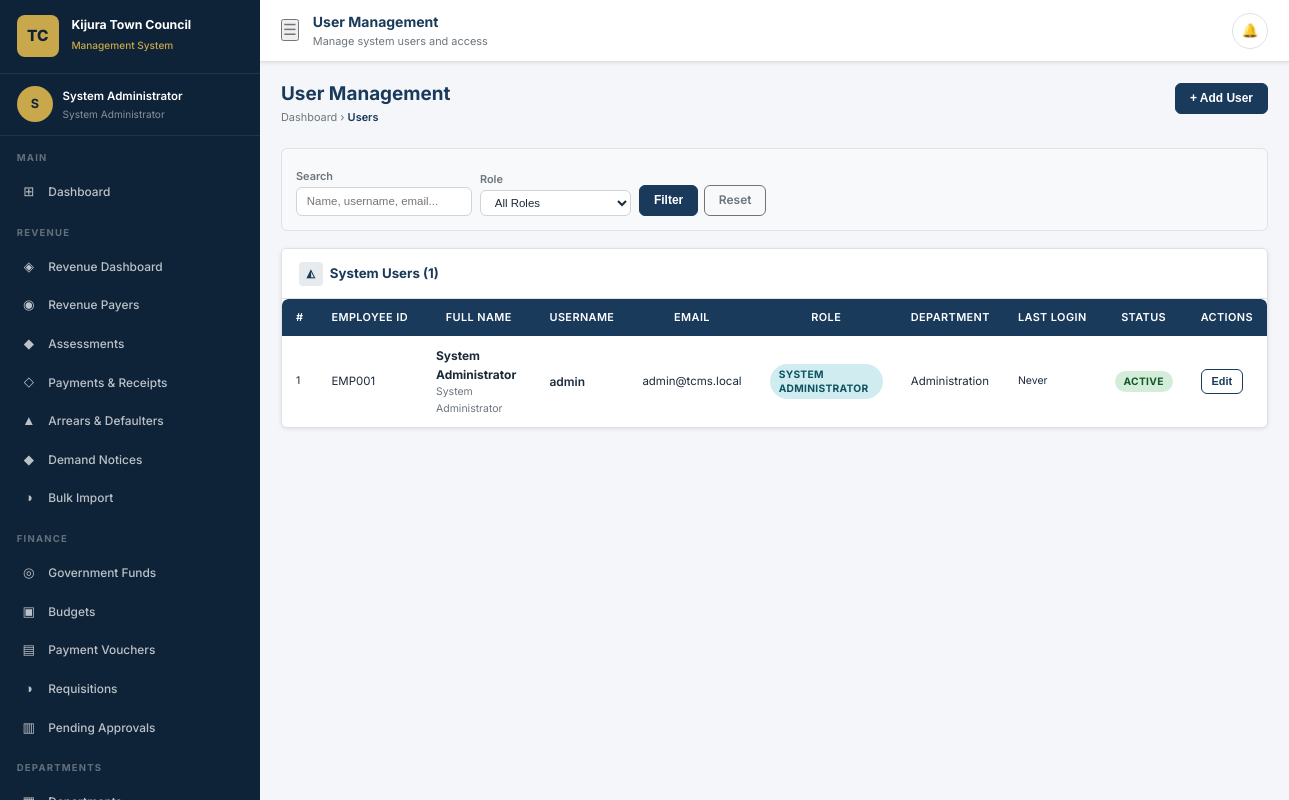
The page /modules/admin/users.php (signed in) on the database its author committed.
### tables this page shows
CREATE TABLE IF NOT EXISTS users (
    id INT AUTO_INCREMENT PRIMARY KEY,
    employee_id VARCHAR(50) UNIQUE,
    username VARCHAR(100) NOT NULL UNIQUE,
    email VARCHAR(200) NOT NULL UNIQUE,
    password_hash VARCHAR(255) NOT NULL,
    full_name VARCHAR(200) NOT NULL,
    phone VARCHAR(20),
    role_id INT NOT NULL,
    department_id INT,
    designation VARCHAR(150),
    is_active TINYINT(1) DEFAULT 1,
    must_change_password TINYINT(1) DEFAULT 0,
    last_login TIMESTAMP NULL,
    login_attempts INT DEFAULT 0,
    locked_until TIMESTAMP NULL,
    two_fa_enabled TINYINT(1) DEFAULT 0,
    two_fa_secret VARCHAR(100),
    profile_photo VARCHAR(255),
    created_by INT,
    created_at TIMESTAMP DEFAULT CURRENT_TIMESTAMP,
    updated_at TIMESTAMP DEFAULT CURRENT_TIMESTAMP ON UPDATE CURRENT_TIMESTAMP,
    FOREIGN KEY (role_id) REFERENCES roles(id),
    FOREIGN KEY (department_id) REFERENCES departments(id)
);

CREATE TABLE IF NOT EXISTS roles (
    id INT AUTO_INCREMENT PRIMARY KEY,
    name VARCHAR(100) NOT NULL UNIQUE,
    slug VARCHAR(100) NOT NULL UNIQUE,
    description TEXT,
    created_at TIMESTAMP DEFAULT CURRENT_TIMESTAMP
);

CREATE TABLE IF NOT EXISTS departments (
    id INT AUTO_INCREMENT PRIMARY KEY,
    dept_code VARCHAR(20) NOT NULL UNIQUE,
    name VARCHAR(200) NOT NULL,
    description TEXT,
    head_user_id INT,
    is_active TINYINT(1) DEFAULT 1,
    created_at TIMESTAMP DEFAULT CURRENT_TIMESTAMP,
    updated_at TIMESTAMP DEFAULT CURRENT_TIMESTAMP ON UPDATE CURRENT_TIMESTAMP
);

### modules/admin/users.php (the view, shortened to what the rows shown need)
<?php
require_once __DIR__ . '/../../includes/layout.php';
$user = getCurrentUser();
$db   = getDB();
$page    = max(1,(int)($_GET['page'] ?? 1));
$where = ['1=1']; $params = [];
$wSQL = implode(' AND ',$where);
$cnt = $db->prepare("SELECT COUNT(*) FROM users u WHERE $wSQL"); $cnt->execute($params); $total=(int)$cnt->fetchColumn();
$pg  = paginate($total,$page);
$rows = $db->prepare("SELECT u.*, r.name AS role_name, d.name AS dept_name FROM users u JOIN roles r ON u.role_id=r.id LEFT JOIN departments d ON u.department_id=d.id WHERE $wSQL ORDER BY u.full_name LIMIT {$pg['per_page']} OFFSET {$pg['offset']}");
$rows->execute($params); $users = $rows->fetchAll();
renderHead('User Management');
echo '<body><div class="app-wrapper">';
renderSidebar($user);
echo '<div class="main-content">';
renderPageStart('User Management','', [
    ['url'=>APP_URL.'/dashboard.php','label'=>'Dashboard'],
    ['url'=>'#','label'=>'Users']
]);
renderPageActions('<button class="btn btn-primary" data-modal="addUserModal">+ Add User</button>');
?>
<div class="card">
  <div class="card-body p-0">
    <?php if ($users): ?>
    <div class="table-wrapper">
      <table class="tcms-table">
        <thead><tr><th>#</th><th>Employee ID</th><th>Full Name</th><th>Username</th><th>Email</th><th>Role</th><th>Department</th><th>Last Login</th><th>Status</th><th>Actions</th></tr></thead>
        <tbody>
        <?php foreach ($users as $i => $u): ?>
        <tr>
          <td class="fs-xs text-muted"><?=$pg['offset']+$i+1?></td>
          <td class="fs-sm"><?=htmlspecialchars($u['employee_id']??'—')?></td>
          <td>
            <div class="fw-700"><?=htmlspecialchars($u['full_name'])?></div>
            <div class="fs-xs text-muted"><?=htmlspecialchars($u['designation']??'')?></div>
          </td>
          <td class="fw-600 text-primary"><?=htmlspecialchars($u['username'])?></td>
          <td class="fs-sm"><?=htmlspecialchars($u['email'])?></td>
          <td><span class="badge badge-info"><?=htmlspecialchars($u['role_name'])?></span></td>
          <td class="fs-sm"><?=htmlspecialchars($u['dept_name']??'—')?></td>
          <td class="fs-xs"><?=$u['last_login']?formatDateTime($u['last_login']):'Never'?></td>
          <td><?=getStatusBadge($u['is_active']?'active':'inactive')?></td>
          <td>
            <div style="display:flex;gap:.3rem;flex-wrap:wrap;">
              <button class="btn btn-sm btn-outline-primary" onclick="editUser(<?=htmlspecialchars(json_encode($u))?>)">Edit</button>
            </div>
          </td>
        </tr>
        <?php endforeach; ?>
        </tbody>
      </table>
    </div>
    <?php else: ?><div class="empty-state"><div class="empty-icon">◭</div><h5>No users found</h5></div><?php endif; ?>
  </div>
</div>
<?php renderPageEnd(); echo '</div></div>'; ?>
<?php renderFooter(); ?>

### includes/layout.php (shortened to what the rows shown need)
<?php
require_once __DIR__ . '/../includes/functions.php';
$__user = getCurrentUser();
function getSidebarNav(array $user): array {
    $role = $user['role_slug'];
    $nav  = [];
    $nav[] = ['section' => 'Main'];
    $nav[] = ['label' => 'Dashboard', 'href' => 'dashboard.php', 'icon' => '⊞', 'module' => 'dashboard'];
    if (in_array($role, ['admin','town_clerk','finance_officer','revenue_officer','auditor','management'])) {
        $nav[] = ['section' => 'Revenue'];
        $nav[] = ['label' => 'Revenue Dashboard',   'href' => 'modules/revenue/dashboard.php',    'icon' => '◈', 'module' => 'revenue'];
        $nav[] = ['label' => 'Revenue Payers',       'href' => 'modules/revenue/payers.php',       'icon' => '◉', 'module' => 'payers'];
        $nav[] = ['label' => 'Assessments',          'href' => 'modules/revenue/assessments.php',  'icon' => '◆', 'module' => 'assessments'];
        $nav[] = ['label' => 'Payments & Receipts',  'href' => 'modules/revenue/payments.php',     'icon' => '◇', 'module' => 'payments'];
        $nav[] = ['label' => 'Arrears & Defaulters', 'href' => 'modules/revenue/arrears.php',      'icon' => '▲', 'module' => 'arrears'];
        $nav[] = ['label' => 'Demand Notices',       'href' => 'modules/revenue/demand_notice.php', 'icon' => '◆', 'module' => 'demand_notice'];
        $nav[] = ['label' => 'Bulk Import',           'href' => 'modules/revenue/bulk_import.php',   'icon' => '◑', 'module' => 'bulk_import'];
    }
    if (in_array($role, ['admin','town_clerk','finance_officer','auditor','management'])) {
        $nav[] = ['section' => 'Finance'];
        $nav[] = ['label' => 'Government Funds',  'href' => 'modules/funding/index.php',         'icon' => '◎', 'module' => 'funding'];
        $nav[] = ['label' => 'Budgets',           'href' => 'modules/budget/index.php',          'icon' => '▣', 'module' => 'budget'];
    }
    if (in_array($role, ['admin','town_clerk','finance_officer','hod','auditor'])) {
        $nav[] = ['label' => 'Payment Vouchers',  'href' => 'modules/expenditure/vouchers.php',  'icon' => '▤', 'module' => 'vouchers'];
        $nav[] = ['label' => 'Requisitions',       'href' => 'modules/expenditure/requisitions.php','icon' => '◑', 'module' => 'requisitions'];
        $nav[] = ['label' => 'Pending Approvals', 'href' => 'modules/expenditure/approvals.php', 'icon' => '▥', 'module' => 'approvals'];
    }
    if (in_array($role, ['admin','town_clerk','finance_officer','hod','auditor','management'])) {
        $nav[] = ['section' => 'Departments'];
        $nav[] = ['label' => 'Departments',       'href' => 'modules/departments/index.php',     'icon' => '▦', 'module' => 'departments'];
    }
    if (in_array($role, ['admin','town_clerk','finance_officer','hod','auditor','management'])) {
        $nav[] = ['section' => 'Projects'];
        $nav[] = ['label' => 'Projects',          'href' => 'modules/projects/index.php',        'icon' => '◐', 'module' => 'projects'];
        $nav[] = ['label' => 'Procurement',       'href' => 'modules/procurement/index.php',     'icon' => '◑', 'module' => 'procurement'];
        $nav[] = ['label' => 'Assets Register',   'href' => 'modules/assets_mgmt/index.php',     'icon' => '◒', 'module' => 'assets'];
    }
    $nav[] = ['section' => 'Documents'];
    $nav[] = ['label' => 'Document Library',  'href' => 'modules/documents/index.php',       'icon' => '▧', 'module' => 'documents'];
    $nav[] = ['section' => 'Reports'];
    $nav[] = ['label' => 'Revenue Reports',    'href' => 'modules/reports/revenue.php',   'icon' => '▨', 'module' => 'reports'];
    $nav[] = ['label' => 'Finance Reports',    'href' => 'modules/reports/finance.php',   'icon' => '▩', 'module' => 'reports'];
    $nav[] = ['label' => 'Cash Flow & Intel',  'href' => 'modules/reports/cashflow.php',  'icon' => '◈', 'module' => 'cashflow'];
    if (in_array($role, ['admin','town_clerk','auditor'])) {
        $nav[] = ['label' => 'Audit Reports',  'href' => 'modules/reports/audit.php',     'icon' => '◫', 'module' => 'reports'];
    }
    if (in_array($role, ['admin','town_clerk'])) {
        $nav[] = ['section' => 'Administration'];
        $nav[] = ['label' => 'Users & Roles',     'href' => 'modules/admin/users.php',          'icon' => '◭', 'module' => 'users'];
        $nav[] = ['label' => 'Audit Trail',       'href' => 'modules/audit/index.php',           'icon' => '◮', 'module' => 'audit'];
        $nav[] = ['label' => 'System Settings',   'href' => 'modules/admin/settings.php',        'icon' => '◬', 'module' => 'settings'];
    }
    return $nav;
}
function renderHead(string $title, array $extraCss = []): void {
    $appName = defined('APP_NAME') ? APP_NAME : 'TCMS';
    $base    = defined('APP_URL')  ? APP_URL  : '';
    echo <<<HTML
<!DOCTYPE html>
<html lang="en">
<head>
  <meta charset="UTF-8">
  <meta name="viewport" content="width=device-width, initial-scale=1.0">
  <meta name="robots" content="noindex,nofollow">
  <title>{$title} — {$appName}</title>
  <link rel="preconnect" href="https://fonts.googleapis.com">
  <link href="https://fonts.googleapis.com/css2?family=Inter:wght@400;500;600;700;800&display=swap" rel="stylesheet">
  <link rel="stylesheet" href="{$base}/assets/css/tcms.css">
HTML;
    echo "</head>\n";
}
function renderSidebar(array $user): void {
    $base    = defined('APP_URL') ? APP_URL : '';
    $nav     = getSidebarNav($user);
    $initial = strtoupper(substr($user['full_name'], 0, 1));
    $councilName = getSystemSetting('council_name') ?? 'Town Council';
    echo <<<HTML
<aside class="sidebar" id="sidebar">
  <div class="sidebar-brand">
    <div class="brand-emblem">TC</div>
    <div class="brand-text">
      <h2>{$councilName}</h2>
      <span>Management System</span>
    </div>
  </div>
  <div class="sidebar-user">
    <div class="user-avatar">{$initial}</div>
    <div class="user-info">
      <div class="name">{$user['full_name']}</div>
      <div class="role">{$user['role_name']}</div>
    </div>
  </div>
  <nav>
HTML;
    foreach ($nav as $item) {
        if (isset($item['section'])) {
            echo "    <div>\n";
            continue;
        }
    }
    echo <<<HTML
    </div>
  </nav>
  <div class="sidebar-footer">
    <a href="{$base}/modules/auth/profile.php">⚙ My Profile</a>
    <a href="{$base}/modules/auth/logout.php">⏻ Sign Out</a>
  </div>
</aside>
<div id="sidebarOverlay" style="display:none;position:fixed;inset:0;background:rgba(0,0,0,.4);z-index:999;" onclick="document.getElementById('sidebar').classList.remove('open');this.style.display='none';"></div>
HTML;
}
function renderPageStart(string $title, string $subtitle = '', array $breadcrumb = []): void {
    echo '<div class="page-content">' . "\n";
    if ($title) {
        $bcHtml = '';
        if ($breadcrumb) {
            $bcHtml = '<div class="breadcrumb">';
            foreach ($breadcrumb as $i => $crumb) {
                if ($i < count($breadcrumb) - 1) {
                    $bcHtml .= "<a href=\"{$crumb['url']}\">{$crumb['label']}</a> &rsaquo; ";
                } else {
                    $bcHtml .= "<span>{$crumb['label']}</span>";
                }
            }
            $bcHtml .= '</div>';
        }
        echo <<<HTML
<div class="page-header">
  <div>
    <h1>{$title}</h1>
    {$bcHtml}
  </div>
HTML;
    }
}
function renderPageActions(string $html = ''): void {
    echo "</div>\n";
}
function renderPageEnd(): void {
    echo '</div>' . "\n";
}
function renderFooter(array $scripts = []): void {
    echo "</body>\n</html>\n";
}

### includes/functions.php (shortened to what the rows shown need)
<?php
function getCurrentUser(): ?array {
    static $user = null;
    if ($user !== null) return $user;
    $db = getDB();
    $stmt = $db->prepare("SELECT u.*, r.slug AS role_slug, r.name AS role_name, d.name AS dept_name
                          FROM users u
                          JOIN roles r ON u.role_id = r.id
                          LEFT JOIN departments d ON u.department_id = d.id
                          WHERE u.id = ? AND u.is_active = 1");
    $stmt->execute([$_SESSION['user_id']]);
    $user = $stmt->fetch();
    return $user ?: null;
}
function getStatusBadge(string $status): string {
    $map = [
        'active'            => 'badge-success',
        'paid'              => 'badge-success',
        'completed'         => 'badge-success',
        'approved'          => 'badge-success',
        'hod_approved'      => 'badge-info',
        'tc_approved'       => 'badge-info',
        'finance_verified'  => 'badge-info',
        'finance_cleared'   => 'badge-primary',
        'draft'             => 'badge-secondary',
        'submitted'         => 'badge-primary',
        'pending'           => 'badge-warning',
        'partial'           => 'badge-warning',
        'overdue'           => 'badge-danger',
        'rejected'          => 'badge-danger',
        'cancelled'         => 'badge-dark',
        'voided'            => 'badge-dark',
        'returned'          => 'badge-warning',
        'inactive'          => 'badge-secondary',
        'suspended'         => 'badge-danger',
        'open'              => 'badge-success',
        'closed'            => 'badge-secondary',
        'locked'            => 'badge-dark',
    ];
    $class  = $map[strtolower($status)] ?? 'badge-secondary';
    $label  = ucwords(str_replace('_', ' ', $status));
    return "<span class=\"badge {$class}\">{$label}</span>";
}
function getSystemSetting(string $key): ?string {
    static $settings = null;
    if ($settings === null) {
        try {
            $db = getDB();
            $rows = $db->query("SELECT setting_key, setting_value FROM system_settings")->fetchAll();
            $settings = array_column($rows, 'setting_value', 'setting_key');
        } catch (Exception $e) {
            return null;
        }
    }
    return $settings[$key] ?? null;
}
function paginate(int $totalRecords, int $currentPage, int $perPage = RECORDS_PER_PAGE): array {
    $totalPages = max(1, (int)ceil($totalRecords / $perPage));
    $currentPage = max(1, min($currentPage, $totalPages));
    return [
        'total'        => $totalRecords,
        'per_page'     => $perPage,
        'current_page' => $currentPage,
        'total_pages'  => $totalPages,
        'offset'       => ($currentPage - 1) * $perPage,
        'has_prev'     => $currentPage > 1,
        'has_next'     => $currentPage < $totalPages,
    ];
}

### rows shown on the page
users: full_name "S", full_name "System Administrator", role.name "System Administrator", offset "1", employee "EMP001", designation "System Administrator", username "admin", email "admin@tcms.local", role.name "SYSTEM ADMINISTRATOR", department.name "Administration", shows "Never"

### other values the page prints
$councilName "Kijura Town Council"
$item['section'] "MAIN"
$icon "⊞"
$label "Dashboard"
$item['section'] "REVENUE"
$icon "◈"
$label "Revenue Dashboard"
$icon "◉"
$label "Revenue Payers"
$icon "◆"
$label "Assessments"
$icon "◇"
$label "Payments & Receipts"
$icon "▲"
$label "Arrears & Defaulters"
